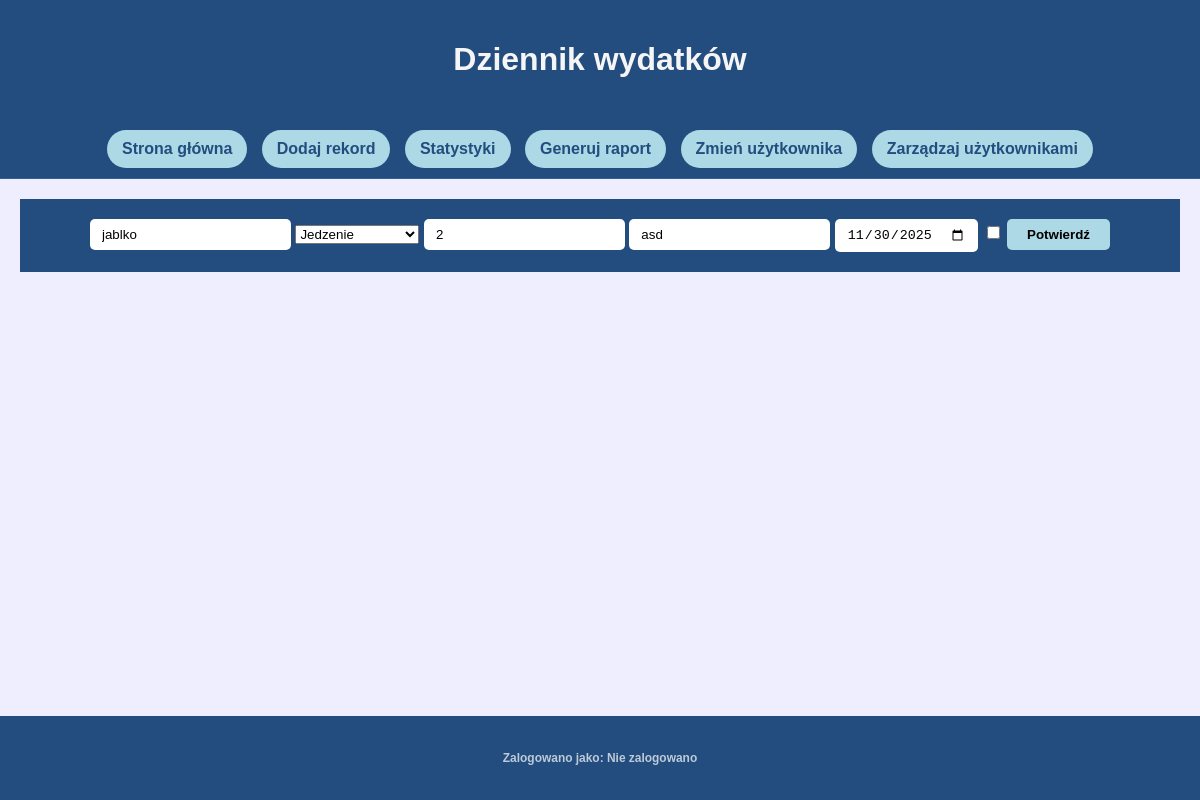
The app's page /edit/49 (signed in) with its own data.
### tables this page shows
CREATE TABLE expenses (
    id INTEGER PRIMARY KEY AUTOINCREMENT,
    name TEXT NOT NULL,
    category INTEGER NOT NULL,    -- odwołanie do categories.id
    amount NUMERIC NOT NULL,      -- precyzyjniej do pieniędzy niż REAL
    comment TEXT,
    privExpense INTEGER NOT NULL, -- 0 lub 1
    date TEXT NOT NULL, uid INTEGER DEFAULT 1,           -- YYYY-MM-DD
    FOREIGN KEY(category) REFERENCES categories(id)
);

CREATE TABLE categories (
    id INTEGER PRIMARY KEY,       -- automatycznie UNIQUE i NOT NULL
    name TEXT NOT NULL
);

### app.py (the view, shortened to what this page needs)
@app.route('/edit/<int:id>', methods=['GET', 'POST'])
def edit(id):
    if 'uid' not in session:
        return redirect('/login')
    conn = get_db_connection()
    categories = generateCategories()
    data = conn.execute('''SELECT e.name, e.id, e.amount, e.category, e.comment, e.privExpense, e.date FROM expenses e WHERE e.id = ?''', (id,)).fetchone()
    return render_template('edit.html', categories = categories, data = data, user=userName())

### app.py (called while the page is built)
def get_db_connection():
    conn = sqlite3.connect('database.db')
    conn.row_factory = sqlite3.Row
    return conn

def generateCategories():
    conn = get_db_connection()
    categories = conn.execute('''SELECT id, name FROM categories''').fetchall()
    categories.append(categories.pop(0))
    return categories

def userName():
    if 'uid' not in session:
        return "Nie zalogowano"
    conn = get_db_connection()
    name = conn.execute('''SELECT username FROM users WHERE id = ?''', (session['uid'],)).fetchone()
    conn.close()
    if name is None:
        return "Nie zalogowano"
    return name[0]

### templates/edit.html (shortened to what this page needs)
<!DOCTYPE html>
<html lang="pl">
<head>
    <link rel="stylesheet" href="{{ url_for('static', filename='css/style.css') }}">
</head>
<body>
    <div class="wrapper">
        <header>
            <h1>Dziennik wydatków</h1>
        </header>
        <nav>
            <a href="{{ url_for('index')}}" class="navButton">Strona główna</a>
            <a href="{{ url_for('add')}}" class="navButton">Dodaj rekord</a>
            <a href="{{ url_for('stats')}}" class="navButton">Statystyki</a>
            <a href="{{ url_for('report')}}" class="navButton">Generuj raport</a>
            <a href="{{ url_for('login')}}" class="navButton">Zmień użytkownika</a>
            <a href="{{ url_for('manageUsers')}}" class="navButton">Zarządzaj użytkownikami</a>
        </nav>
        <main>
            <div class="dataInput">
                <form action="" method="POST">
                    <input type="text" name="name" placeholder="Nazwa" value="{{ data['name'] }}" required>
                    <select name="category" id="category">
                        {% for category in categories %}
                            <option value={{ category.id }} {% if category.id == data['category'] %} selected {% endif %}> {{ category.name }}</option>
                        {% endfor %}
                    </select>
                    <input type="number" name="amount" placeholder="Kwota" min="0" step="0.01" value="{{ data['amount'] }}" required>
                    <input type="text" name="comment" placeholder="Komentarz" value="{{ data['comment'] }}">
                    <input type="date" name="date" value="{{ data['date'] }}">
                    {% if data['privExpense'] %}
                        <input type="checkbox" name="privExpense" value="1" checked>
                    {% else %}
                        <input type="checkbox" name="privExpense" value="1">
                    {% endif %}
                    <input type="submit" value="Potwierdź">
                </form>
            </div>
        </main>
        <section>
        </section>
        <footer>
            <h5>Zalogowano jako: {{ user }}</h5>
        </footer>
    </div>
</body>
</html>

### static/css/style.css (style rules this page uses)
html, body { margin: 0; padding: 0; width: 100%; height: 100%; font-family: Arial, Helvetica, sans-serif; background-color: #eef; }
.wrapper { width: 100%; min-height: 100vh; display: flex; flex-direction: column; background-color: #eef; box-shadow: none; border-radius: 0; }
header { padding: 20px 0; background-color: rgb(34, 77, 126); text-align: center; color: whitesmoke; }
nav { padding: 10px 0; background-color: rgb(34, 77, 126); text-align: center; border-bottom: 1px solid rgba(255,255,255,0.1); }
.navButton { background-color: lightblue; padding: 10px 15px; margin-inline: 5px; border-radius: 20px; text-decoration: none; color: rgb(34, 77, 126); font-weight: bold; display: inline-block; }
main { flex: 1; display: flex; flex-direction: column; background-color: #eef; padding: 20px; }
.dataInput { padding: 20px; background-color: rgb(34, 77, 126); display: flex; flex-direction: row; gap: 10px; justify-content: center; align-items: center; color: white; flex-wrap: wrap; }
.dataInput input { background-color: #fff; border: none; padding: 8px 12px; border-radius: 5px; }
.dataInput input[type=submit] { background-color: lightblue; cursor: pointer; font-weight: bold; padding: 8px 20px; }
section { padding: 40px; display: flex; flex-direction: column; justify-content: center; align-items: center; background-color: #eef; }
footer { padding: 15px 0; background-color: rgb(34, 77, 126); text-align: center; color: rgba(255,255,255,0.7); font-size: 0.9em; }

### records on screen
expenses: name "jablko", category "Jedzenie", amount "2", comment "asd", date "11/30/2025"

### other values on screen
{{ user }} "Nie zalogowano"
